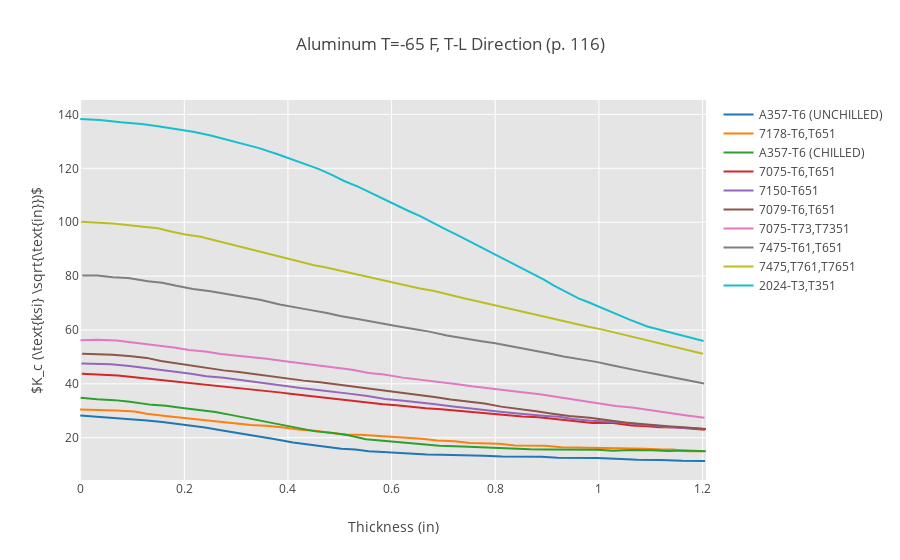

Notebook cell for this chart:
### Code cell
iplot(fig[3],validate=False)
